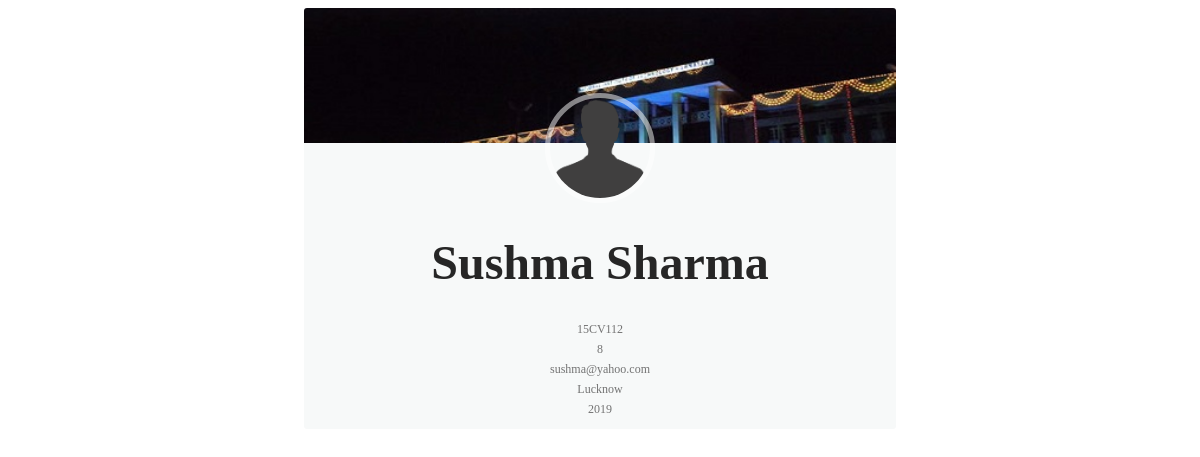
Page /alumni_tracker/search/display/15CV112/ on the committed database.
### alumni_tracker/models.py (models this page shows, shortened)
class Alumnus(models.Model):
	alumni_name = models.CharField(max_length=100)
	roll_no = models.CharField(max_length=7,primary_key=True)
	present_city = models.ForeignKey(Location,on_delete=models.SET_NULL,null=True)
	email_id = models.CharField(max_length=20,null=True)
	dept_code = models.ForeignKey(Department,on_delete=models.SET_NULL,null=True)
	grad_year = models.IntegerField()
	cgpa = models.IntegerField()
	github = models.CharField(max_length=30)
	linkedin = models.CharField(max_length=30)

class Location(models.Model):
	city = models.CharField(max_length=30,primary_key=True)
	country = models.CharField(max_length=30)
	def __str__(self):
		return self.city

### alumni_tracker/views.py (the view)
# urls.py: url(r'^search/display/(?P<pk>[0-9]+[A-Z]+[0-9]+)/$', views.details, name='details'),
def details(request,pk):
	alumnus = Alumnus.objects.get(roll_no=pk)
	department = Department.objects.get(dept_code=alumnus.dept_code)
	job = Job.objects.filter(roll_no=pk)
	school=Studied.objects.filter(roll_no=pk)
	majors=Alumnus_majors.objects.filter(roll_no=pk)
	context = {'alumnus':alumnus,'department':department,'job':job,'school':school,'majors':majors}
	return render(request,'alumni_tracker/details.html',context)

### alumni_tracker/models.py (called while the page is built)
	def __str__(self):
		return self.dept_code

### alumni_tracker/templates/alumni_tracker/details.html (shortened to what this page needs)
{% load staticfiles %}
<head>
		<link rel="stylesheet" type="text/css" href="{% static 'alumni_tracker/details.css' %}">
		<link rel="stylesheet" type="text/css" href="{% static 'alumni_tracker/font-awesome.min.css' %}">
	</head>
<body>
<div class="container">
	<div class="row">
		<div class="col-lg-3 col-sm-6">
            <div class="card hovercard">
                <div class="cardheader">
                </div>
                <div class="avatar">
                    <img src="images/alumnus.png">
                </div>
                <div class="info">
                    <div class="title">
                        <h1 target="_blank" href="">{{alumnus.alumni_name}}</h1>
                    </div>
                    <div class="desc">{{alumnus.roll_no}}</div>
                    <div class="desc">{{alumnus.cgpa}}</div>
                    <div class="desc">{{alumnus.email_id}}</div>
                    <div class="desc">{{alumnus.present_city}}</div>
                    <div class="desc">{{alumnus.grad_year}}</div>
                </div>
            </div>
        </div>
	</div>
</div>
</body>

### alumni_tracker/static/alumni_tracker/details.css (style rules this page uses)
.card { padding-top: 20px; margin: 10px 0 20px 0; background-color: rgba(214, 224, 226, 0.2); border-top-width: 0; border-bottom-width: 2px; -webkit-border-radius: 3px; -moz-border-radius: 3px; border-radius: 3px; -webkit-box-shadow: none; -moz-box-shadow: none; box-shadow: none; -webkit-box-sizing: border-box; -moz-box-sizing: border-box; box-sizing: border-box; }
.card.hovercard { position: relative; padding-top: 0; overflow: hidden; text-align: center; background-color: rgba(214, 224, 226, 0.2); width : 50%; margin : 0px auto; }
.card.hovercard .cardheader { background: url("images/profileback.jpg"); background-size: cover; height: 135px; }
.card.hovercard .avatar { position: relative; top: -50px; margin-bottom: -50px; }
.card.hovercard .avatar img { width: 100px; height: 100px; max-width: 100px; max-height: 100px; -webkit-border-radius: 50%; -moz-border-radius: 50%; border-radius: 50%; border: 5px solid rgba(255,255,255,0.5); }
.card.hovercard .info { padding: 4px 8px 10px; }
.card.hovercard .info .title { margin-bottom: 4px; font-size: 24px; line-height: 1; color: #262626; vertical-align: middle; }
.card.hovercard .info .desc { overflow: hidden; font-size: 12px; line-height: 20px; color: #737373; text-overflow: ellipsis; }

### rows in the picture
Alumnus: alumni_name "Sushma Sharma", roll_no "15CV112", cgpa "8", email_id "sushma@yahoo.com", present_city "Lucknow", grad_year "2019"
